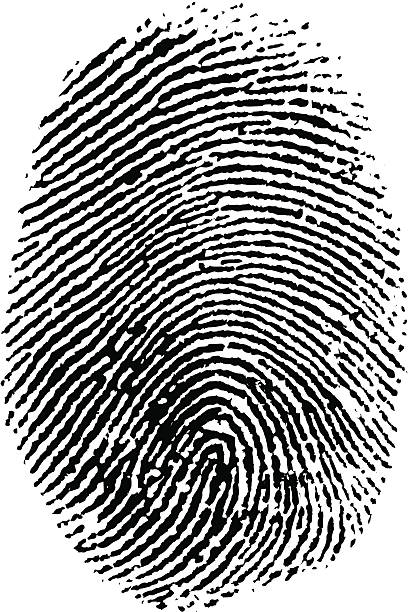
#> input picture ATM/data/fingerprint/fin.jpg, 409 x 612 px; its folder holds only this picture in this run
$ python train_model.py
#> lines starting #> are read from the running program, lines starting #| are printed output that depends on the picture
import os
from PIL import Image
import numpy as np
from sklearn.ensemble import RandomForestClassifier
import joblib

DATA_DIR = "data"
FPRINT_DIR = os.path.join(DATA_DIR, "fingerprint")
NOT_DIR = os.path.join(DATA_DIR, "not_fingerprint")
MODEL_OUT = "fingerprint_model.pkl"
IMG_SIZE = (128, 128)

def load_images(folder, label):
#> called with folder = 'data/fingerprint', label = 1
    X = []
    y = []
    for fname in os.listdir(folder):
        path = os.path.join(folder, fname)
        if not fname.lower().endswith((".jpg", ".png", ".jpeg")):
            continue
        try:
            img = Image.open(path).convert("L").resize(IMG_SIZE)
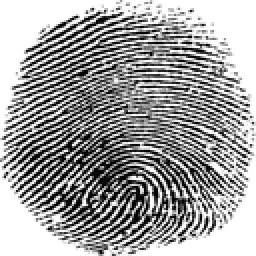
#> img: PIL image 128x128 L (shown 2 times larger); min 0, max 255, mean 159.9
            arr = np.array(img, dtype=np.float32) / 255.0
            X.append(arr.flatten())
            y.append(label)
        except Exception as e:
            print("Skipping:", path, "Error:", e)
    return X, y

def main():
    # Load fingerprint images
    X1, y1 = load_images(FPRINT_DIR, 1)
#> X1 = 1 item; y1 = [1]
    # Load non-fingerprint images
    X2, y2 = load_images(NOT_DIR, 0)
#> call 2 of load_images, with folder = 'data/not_fingerprint', label = 0
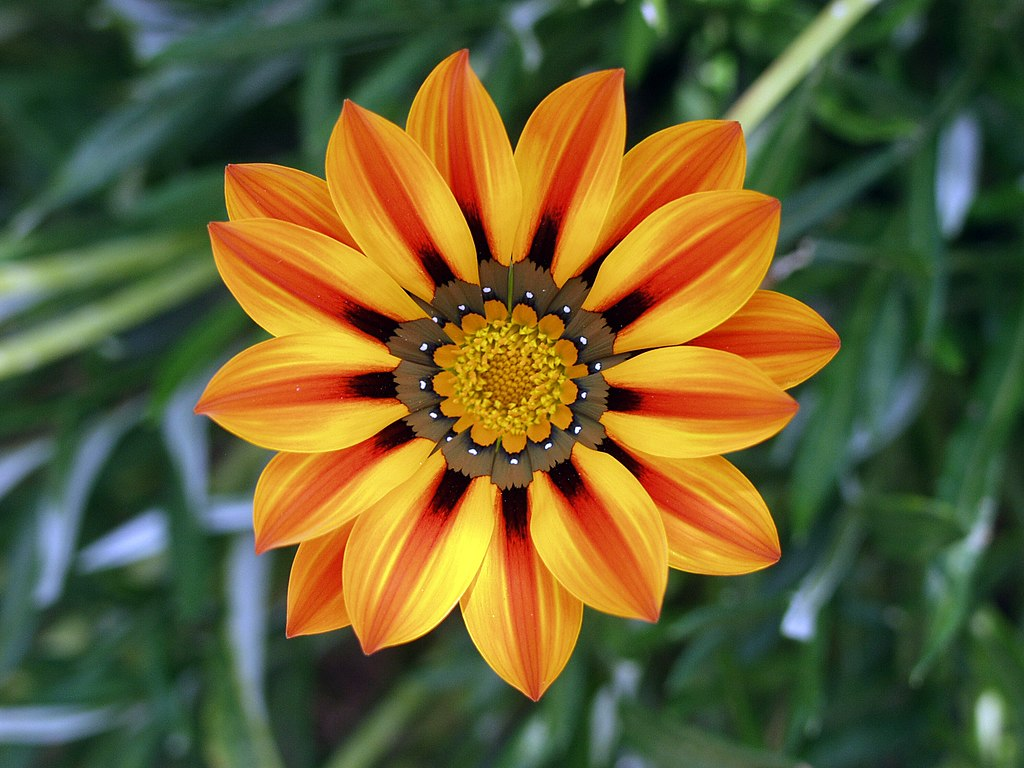
#> input picture ATM/data/not_fingerprint/flower.jpg, 1024 x 768 px
#> in load_images (call 2), `img = Image.open(path).convert("L").resize(IMG_SIZE)`:
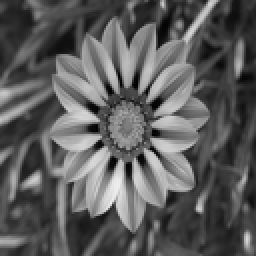
#> img: PIL image 128x128 L (shown 2 times larger); min 0, max 237, mean 92.2
#> X2 = 1 item; y2 = [0]

    X = np.array(X1 + X2)
    y = np.array(y1 + y2)
#> y = [1, 0]

    print("Loaded", len(y), "images.")
#| Loaded 2 images.

    clf = RandomForestClassifier(n_estimators=300, random_state=42)
    clf.fit(X, y)

    joblib.dump(clf, MODEL_OUT)
    print("Model saved as", MODEL_OUT)

if __name__ == "__main__":
    main()
